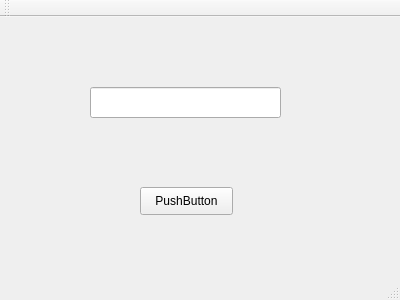
<?xml version="1.0" encoding="UTF-8"?>
<ui version="4.0">
 <class>MainWindow</class>
 <widget class="QMainWindow" name="MainWindow">
  <property name="geometry">
   <rect>
    <x>0</x>
    <y>0</y>
    <width>400</width>
    <height>300</height>
   </rect>
  </property>
  <property name="windowTitle">
   <string>MainWindow</string>
  </property>
  <widget class="QWidget" name="centralWidget">
   <widget class="QPushButton" name="pushButton">
    <property name="geometry">
     <rect>
      <x>140</x>
      <y>170</y>
      <width>93</width>
      <height>28</height>
     </rect>
    </property>
    <property name="text">
     <string>PushButton</string>
    </property>
   </widget>
   <widget class="QLineEdit" name="lineEdit">
    <property name="geometry">
     <rect>
      <x>90</x>
      <y>70</y>
      <width>191</width>
      <height>31</height>
     </rect>
    </property>
   </widget>
  </widget>
  <widget class="QMenuBar" name="menuBar">
   <property name="geometry">
    <rect>
     <x>0</x>
     <y>0</y>
     <width>400</width>
     <height>23</height>
    </rect>
   </property>
  </widget>
  <widget class="QToolBar" name="mainToolBar">
   <attribute name="toolBarArea">
    <enum>TopToolBarArea</enum>
   </attribute>
   <attribute name="toolBarBreak">
    <bool>false</bool>
   </attribute>
  </widget>
  <widget class="QStatusBar" name="statusBar"/>
 </widget>
 <layoutdefault spacing="6" margin="11"/>
 <resources/>
 <connections/>
</ui>
